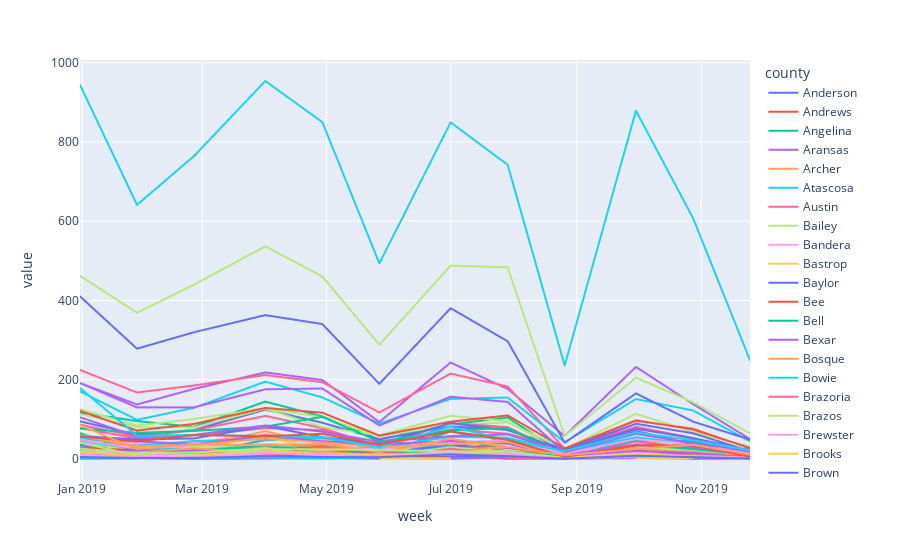

The code cell stored with this chart in its notebook:
### Code cell
fig = px.line(data2, 
              x = data2.index.get_level_values(0), 
              y = data2.columns)

# fig.update_xaxes(
#     dtick="M1",
#     tickformat="%b\n%Y",
# )

fig.show()
